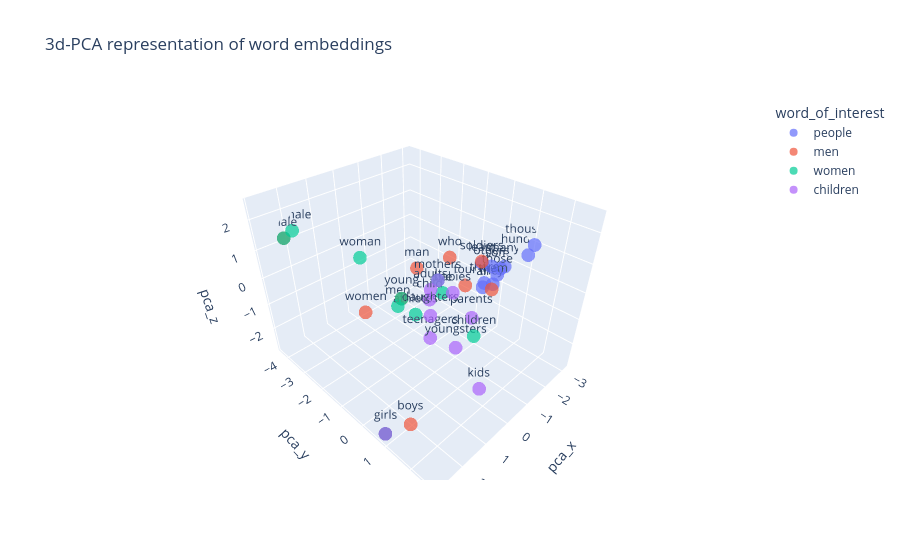

Write notebook code for a chart like this one.
### Markdown cell above
## Embedding visualization
In some cases we would like to visualize the embeddings we are working on. For example we may want to verify if each word in **words_of_interest** is close to their most similar embeddings, but the word vectors we chose have 300 dimensions!

In these cases, we can use dimensionality reduction techniques, such as PCA, to map the data into a lower-dimensional space.

### Code cell
from sklearn.decomposition import PCA
#pandas is a library for data analysis and manipulation, use particularly for tabular data (like in an excel)
import pandas as pd
import numpy as np
import plotly.express as px

words_of_interest = ["people", "men", "women", "children"]
#we make a single array with the top10 most similar words to those in words_of_interest
clusters=[]
for word in words_of_interest:
  clusters.extend([k for k,v in embeddings.most_similar(word)])

#we perform PCA on the list of top10 words
pca = PCA(n_components=3) #Perform 3d-PCA
embeddings_pca = pca.fit_transform(embeddings[clusters])

#we save the results of PCA in a dataframe (tabular format)
pca_df = pd.DataFrame(embeddings_pca, columns=["pca_x", "pca_y", "pca_z"])
#we add a column 'word' with the corresponding top10 words for each coordinates
pca_df["word"] = clusters
#we add a column 'word_of_interest' with the most similar word in words_of_interest
labels = np.array(words_of_interest).repeat(10)
pca_df["word_of_interest"] = labels

#we visualize the first 10 rows of the dataframe
print(pca_df)
#we create a plot
fig = px.scatter_3d(pca_df, x='pca_x', y='pca_y', z='pca_z', color="word_of_interest", text="word", opacity=0.7, title="3d-PCA representation of word embeddings")
fig.show()

### Figure 1 — Plotly figure (JSON) as saved in the notebook; plotly's stock layout.template omitted (floating-point values rounded to 4 significant figures)
{"data": [{"hovertemplate": "word_of_interest=people<br>pca_x=%{x}<br>pca_y=%{y}<br>pca_z=%{z}<br>word=%{text}<extra></extra>", "legendgroup": "people", "marker": {"color": "#636efa", "opacity": 0.7, "symbol": "circle"}, "mode": "markers+text", "name": "people", "scene": "scene", "showlegend": true, "text": ["others", "those", "least", "many", "some", "all", "them", "thousands", "hundreds", "there"], "type": "scatter3d", "x": [-2.258, -2.402, -2.438, -2.804, -2.997, -2.344, -2.186, -3.145, -3.135, -2.373], "y": [0.2249, 0.3708, -0.2814, 0.3519, 0.08621, -0.1036, 0.3922, 1.095, 0.9377, -0.07351], "z": [0.2147, -0.0985, 0.03498, 0.02679, -0.2608, -0.7833, -0.3407, 0.9766, 0.5565, -0.6113]}, {"hovertemplate": "word_of_interest=men<br>pca_x=%{x}<br>pca_y=%{y}<br>pca_z=%{z}<br>word=%{text}<extra></extra>", "legendgroup": "men", "marker": {"color": "#EF553B", "opacity": 0.7, "symbol": "circle"}, "mode": "markers+text", "name": "men", "scene": "scene", "showlegend": true, "text": ["women", "man", "soldiers", "who", "boys", "young", "male", "they", "girls", "four"], "type": "scatter3d", "x": [1.14, -1.104, -2.165, -1.633, 2.098, 0.8733, 2.215, -2.122, 2.859, -1.937], "y": [-1.946, -1.934, -0.09631, -0.9743, 1.034, -0.5495, -4.265, 0.4127, 0.8127, -0.5097], "z": [-0.9272, -0.3023, 0.2953, 0.2954, -2.814, 0.1908, 1.212, -0.5031, -2.74, -0.7098]}, {"hovertemplate": "word_of_interest=women<br>pca_x=%{x}<br>pca_y=%{y}<br>pca_z=%{z}<br>word=%{text}<extra></extra>", "legendgroup": "women", "marker": {"color": "#00cc96", "opacity": 0.7, "symbol": "circle"}, "mode": "markers+text", "name": "women", "scene": "scene", "showlegend": true, "text": ["men", "girls", "female", "woman", "male", "mothers", "athletes", "she", "young", "children"], "type": "scatter3d", "x": [-0.4178, 2.859, 1.869, 0.8766, 2.215, 1.988, -0.2324, -0.6548, 0.8733, 1.175], "y": [-2.176, 0.8127, -4.33, -2.346, -4.265, 1.84, -1.121, -0.3667, -0.5495, 2.293], "z": [-1.645, -2.74, 1.313, 0.7761, 1.212, 2.492, -1.322, -0.2891, 0.1908, 0.7189]}, {"hovertemplate": "word_of_interest=children<br>pca_x=%{x}<br>pca_y=%{y}<br>pca_z=%{z}<br>word=%{text}<extra></extra>", "legendgroup": "children", "marker": {"color": "#ab63fa", "opacity": 0.7, "symbol": "circle"}, "mode": "markers+text", "name": "children", "scene": "scene", "showlegend": true, "text": ["parents", "child", "kids", "daughters", "girls", "youngsters", "mothers", "adults", "teenagers", "babies"], "type": "scatter3d", "x": [0.9415, 1.391, 1.288, 1.687, 2.859, 0.9856, 1.988, 1.133, 1.345, 1.691], "y": [2.015, 1.033, 2.685, 1.356, 0.8127, 1.608, 1.84, 0.8213, 1.037, 2.015], "z": [0.9859, 1.251, -0.6988, 1.098, -2.74, -0.2138, 2.492, 1.313, -0.01137, 2.107]}], "layout": {"legend": {"title": {"text": "word_of_interest"}, "tracegroupgap": 0}, "scene": {"domain": {"x": [0, 1], "y": [0, 1]}, "xaxis": {"title": {"text": "pca_x"}}, "yaxis": {"title": {"text": "pca_y"}}, "zaxis": {"title": {"text": "pca_z"}}}, "title": {"text": "3d-PCA representation of word embeddings"}}}
